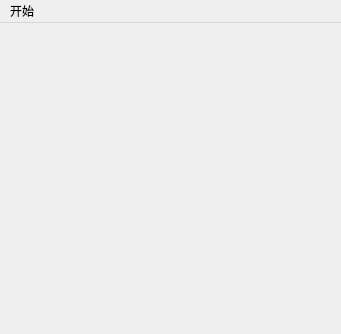
<?xml version="1.0" encoding="UTF-8"?>
<ui version="4.0">
 <class>MainScene</class>
 <widget class="QMainWindow" name="MainScene">
  <property name="geometry">
   <rect>
    <x>0</x>
    <y>0</y>
    <width>341</width>
    <height>334</height>
   </rect>
  </property>
  <property name="windowTitle">
   <string>MainScene</string>
  </property>
  <widget class="QWidget" name="centralwidget"/>
  <widget class="QMenuBar" name="menubar">
   <property name="geometry">
    <rect>
     <x>0</x>
     <y>0</y>
     <width>341</width>
     <height>21</height>
    </rect>
   </property>
   <widget class="QMenu" name="menu">
    <property name="title">
     <string>开始</string>
    </property>
    <addaction name="actionstart"/>
    <addaction name="actionquit"/>
   </widget>
   <addaction name="menu"/>
  </widget>
  <action name="actionquit">
   <property name="text">
    <string>退出</string>
   </property>
  </action>
  <action name="actionstart">
   <property name="text">
    <string>开始游戏</string>
   </property>
  </action>
 </widget>
 <resources/>
 <connections/>
</ui>
